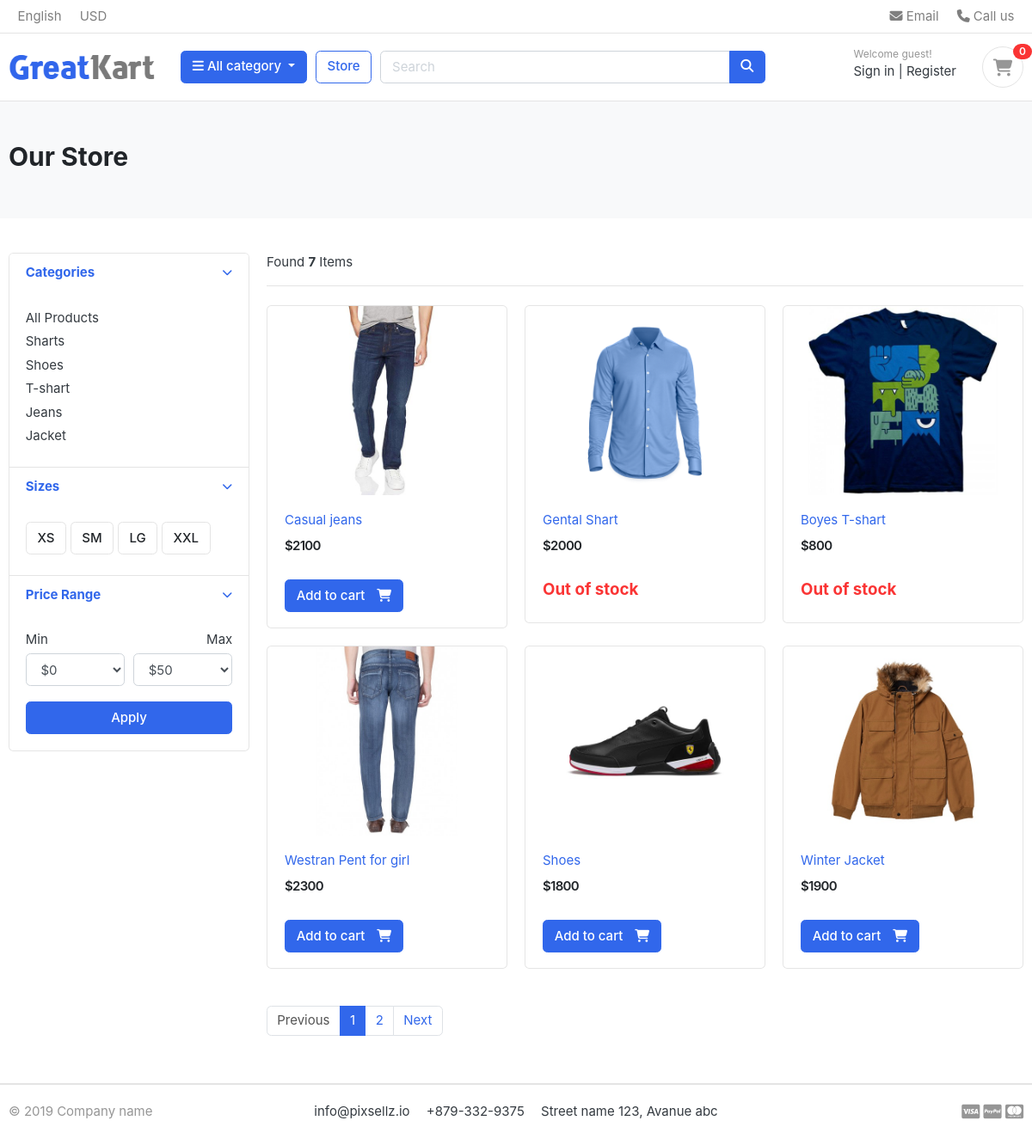
The page /store/ on the database as committed earlier.
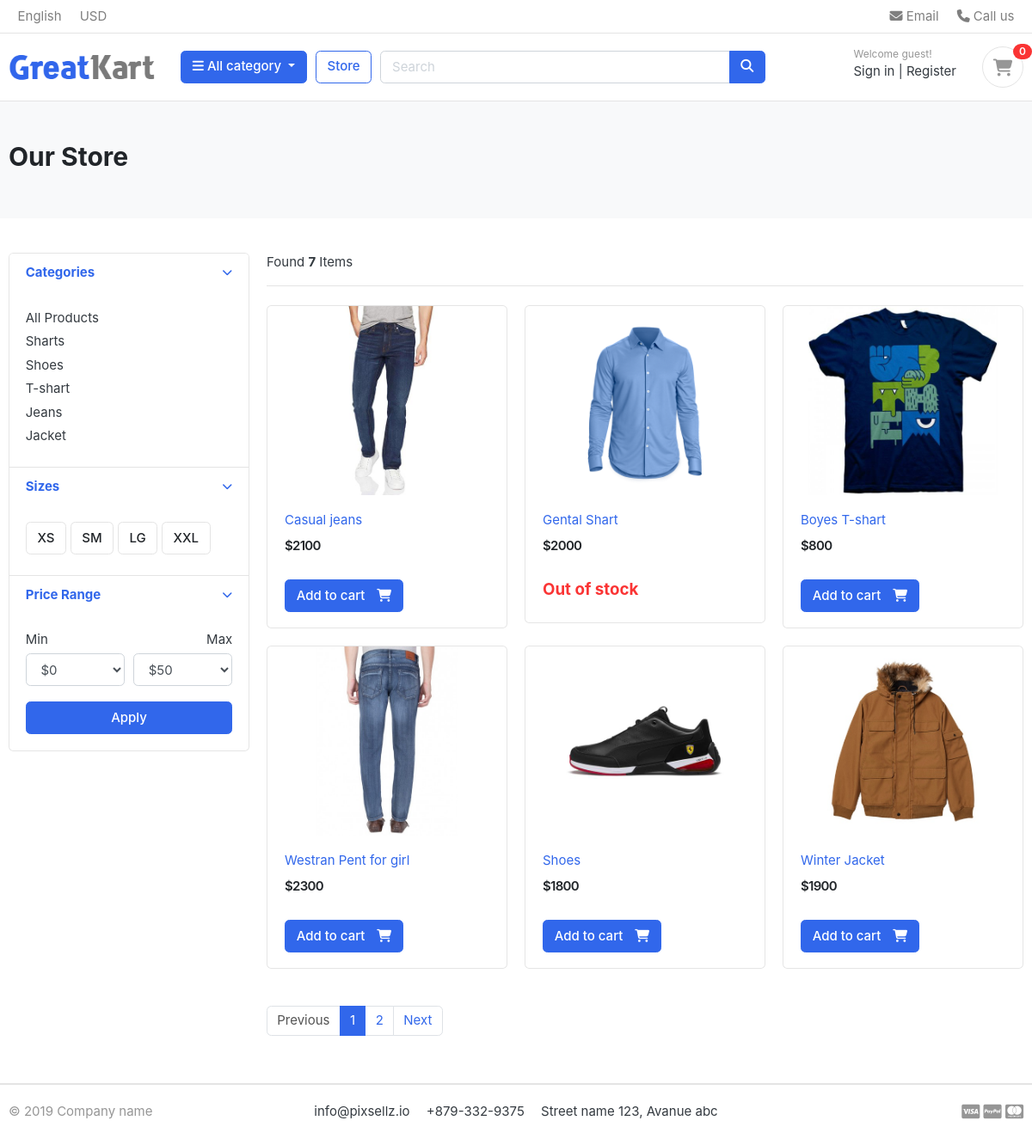
The same page on the database as committed later.
### category/models.py (models this page shows, shortened)
class Category(models.Model):
    category=models.CharField(max_length=100)
    slug=models.SlugField(max_length=100,unique=True)
    description=models.TextField()
    image=models.ImageField(upload_to='photos/categories/',blank=True)
    class Meta:
        verbose_name='category'
    def get_url(self):
        return reverse('products_by',args=[self.slug])

### store/models.py (models this page shows, shortened)
class Product(models.Model):
    product_name=models.CharField(max_length=100,unique=True)
    slug=models.SlugField(max_length=200,unique=True)
    description =models.TextField()
    price=models.IntegerField()
    images=models.ImageField(upload_to='photos/products')
    stock =models.IntegerField()
    is_available =models.BooleanField(default=True)
    category=models.ForeignKey(Category,on_delete=models.CASCADE)
    created_date=models.DateTimeField(auto_now_add=True)
    modifited_date=models.DateTimeField(auto_now=True)
    def get_url(self):
        return reverse('product_detail',args=[self.category.slug , self.slug])

### store/views.py (the view)
# urls.py: path('store/', include('store.urls')),
def store(request,category_slug=None):
    categories=None
    products=None
    if category_slug != None:
        categories =get_object_or_404(Category, slug=category_slug)
        products=Product.objects.filter(category=categories, is_available=True)
        paginator=Paginator(products,3)
        page=request.GET.get('page')
        pages_products=paginator.get_page(page)
        product_count=products.count()
    else:
        products = Product.objects.filter(is_available=True).order_by('id')
        paginator=Paginator(products,6)
        page=request.GET.get('page')
        pages_products=paginator.get_page(page)
        product_count=products.count()
    context = {
        'products': pages_products,
        'product_count':product_count,
    }
    return render(request, 'store/store.html', context)

### carts/context_processore.py (called while the page is built)
def counter(request):
    cart_count=0
    if 'admin' in request.path:
        return {}
    else:
        try:
            cart=Cart.objects.filter(cart_id=_cart_id(request))
            cart_items=CartItem.objects.all().filter(cart=cart[:1])
            for cart_item in cart_items:
                cart_count+=cart_item.quantity
        except Cart.DoesNotExist:
            cart_count=0
        return dict(cart_count=cart_count)

### carts/views.py (called while the page is built)
def _cart_id(request):
    cart = request.session.session_key
    if not cart:
        cart = request.session.create()
    return cart

### category/context_processore.py (called while the page is built)
def menu_links(request):
    links=Category.objects.all()
    return dict(links=links)

### templates/store/store.html (shortened to what this page needs)
{% extends "base.html" %}
{% block content %}
<section class="section-pagetop bg">
  <div class="container">
    {% if 'search' in request.path %}
    <h2 class="title-page">Search Result</h2>
    {% else  %}
    <h2 class="title-page">Our Store</h2>
    {% endif %}
  </div>
</section>
<section class="section-content padding-y">
  <div class="container">
    <div class="row">
      <aside class="col-md-3">
        <div class="card">
          <article class="filter-group">
            <header class="card-header">
              <a href="#" data-toggle="collapse" data-target="#collapse_1" aria-expanded="true">
                <i class="icon-control fa fa-chevron-down"></i>
                <h6 class="title">Categories</h6>
              </a>
            </header>
            <div class="filter-content collapse show" id="collapse_1">
              <div class="card-body">
                <ul class="list-menu">
                  <li><a href="{% url 'store' %}">All Products</a></li>
                  {% for category in links %}
                  <li><a href="{{ category.get_url }}">{{ category.category }}</a></li>
                  {% endfor %}
                </ul>
              </div>
            </div>
          </article>
          <article class="filter-group">
            <header class="card-header">
              <a href="#" data-toggle="collapse" data-target="#collapse_4" aria-expanded="true">
                <i class="icon-control fa fa-chevron-down"></i>
                <h6 class="title">Sizes</h6>
              </a>
            </header>
            <div class="filter-content collapse show" id="collapse_4">
              <div class="card-body">
                <label class="checkbox-btn"><input type="checkbox"><span class="btn btn-light">XS</span></label>
                <label class="checkbox-btn"><input type="checkbox"><span class="btn btn-light">SM</span></label>
                <label class="checkbox-btn"><input type="checkbox"><span class="btn btn-light">LG</span></label>
                <label class="checkbox-btn"><input type="checkbox"><span class="btn btn-light">XXL</span></label>
              </div>
            </div>
          </article>
          <article class="filter-group">
            <header class="card-header">
              <a href="#" data-toggle="collapse" data-target="#collapse_3" aria-expanded="true">
                <i class="icon-control fa fa-chevron-down"></i>
                <h6 class="title">Price Range</h6>
              </a>
            </header>
            <div class="filter-content collapse show" id="collapse_3">
              <div class="card-body">
                <div class="form-row">
                  <div class="form-group col-md-6">
                    <label>Min</label>
                    <select class="mr-2 form-control">
                      <option value="0">$0</option>
                    </select>
                  </div>
                  <div class="form-group text-right col-md-6">
                    <label>Max</label>
                    <select class="mr-2 form-control">
                      <option value="50">$50</option>
                    </select>
                  </div>
                </div>
                <button class="btn btn-block btn-primary">Apply</button>
              </div>
            </div>
          </article>
        </div>
      </aside>
      <main class="col-md-9">
        <header class="border-bottom mb-4 pb-3">
          <div class="form-inline">
            <span class="mr-md-auto">Found <b>{{ product_count }}</b> Items</span>
          </div>
        </header>
        <div class="row">
  {% if products %}
    {% for product in products %}
      <div class="col-md-4">
        <figure class="card card-product-grid">
          <div class="img-wrap">
            <a href="{{ product.get_url }}">
              <img src="{{ product.images.url }}" alt="{{ product.product_name }}">
            </a>
          </div>
          <figcaption class="info-wrap">
            <div class="fix-height">
              <a href="{{ product.get_url }}">{{ product.product_name }}</a>
              <div class="price-wrap mt-2">
                <span class="price">${{ product.price }}</span>
              </div>
            </div>
            {% if product.stock <= 0 %}
              <h5 class="text-danger">Out of stock</h5>
            {% else %}
              <a href="{% url 'add_cart' product.id %}" class="btn btn-primary">
                <span class="text">Add to cart</span>
                <i class="fas fa-shopping-cart"></i>
              </a>
            {% endif %}
          </figcaption>
        </figure>
      </div>
    {% endfor %}
    {% else %}
      <div class="col-12 text-center ">
        <h1>No result found. Please try again.</h1>
      </div>
  {% endif %}
</div>
       <nav class="mt-4" aria-label="Page navigation sample">
  {% if products.has_other_pages %}
  <ul class="pagination">
    {% if products.has_previous %}
    <li class="page-item">
      <a class="page-link" href="?page={{ products.previous_page_number }}">Previous</a>
    </li>
    {% else %}
    <li class="page-item disabled">
      <a class="page-link" href="#">Previous</a>
    </li>
    {% endif %}
    {% for i in products.paginator.page_range %}
      {% if products.number == i %}
      <li class="page-item active">
        <a class="page-link" href="#">{{ i }}</a>
      </li>
      {% else %}
      <li class="page-item">
        <a class="page-link" href="?page={{ i }}">{{ i }}</a>
      </li>
      {% endif %}
    {% endfor %}
    {% if products.has_next %}
    <li class="page-item">
      <a class="page-link" href="?page={{ products.next_page_number }}">Next</a>
    </li>
    {% else %}
    <li class="page-item disabled">
      <a class="page-link" href="#">Next</a>
    </li>
    {% endif %}
  </ul>
  {% endif %}
</nav>
      </main>
    </div>
  </div>
</section>
{% endblock %}

### templates/base.html (shortened to what this page needs)
<!DOCTYPE HTML>
<html lang="en">
{% load static %}
<head>
    <link
      rel="stylesheet"
      href="https://cdnjs.cloudflare.com/ajax/libs/font-awesome/6.5.0/css/all.min.css"
    />
    <link href="{% static 'css/bootstrap.css' %}" rel="stylesheet" type="text/css"/>
    <link href="{% static 'css/ui.css' %}" rel="stylesheet" type="text/css"/>
    <link href="{% static 'css/responsive.css' %}" rel="stylesheet" media="only screen and (max-width: 1200px)" />
</head>
<body>
    {% include 'includes/navber.html' %}
    {% block content %}
    {% endblock %}
    {% include 'includes/footer.html' %}
</body>
</html>

### templates/includes/navber.html (shortened to what this page needs)
{% load static %}
   <header class="section-header">
<nav class="navbar p-md-0 navbar-expand-sm navbar-light border-bottom">
<div class="container">
  <div class="collapse navbar-collapse" id="navbarTop4">
    <ul class="navbar-nav mr-auto">
    	<li class="nav-item dropdown">
		 	<a href="#" class="nav-link">   English </a>
		</li>
		<li class="nav-item dropdown">
			<a href="#" class="nav-link"> USD </a>
		</li>
    </ul>
    <ul class="navbar-nav">
		<li><a href="#" class="nav-link"> <i class="fa fa-envelope"></i> Email </a></li>
		<li><a href="#" class="nav-link"> <i class="fa fa-phone"></i> Call us </a></li>
	</ul>
  </div>
</div>
</nav>
<section class="header-main border-bottom">
	<div class="container">
<div class="row align-items-center">
	<div class="col-lg-2 col-md-3 col-6">
		<a href="{%url 'home'%}" class="brand-wrap">
			<img class="logo" src="{% static "./images/logo.png" %}">
		</a>
	</div>
	<div class="col-lg col-sm col-md col-6 flex-grow-0">
		<div class="category-wrap dropdown d-inline-block float-right">
			<button type="button" class="btn btn-primary dropdown-toggle" data-toggle="dropdown">
				<i class="fa fa-bars"></i> All category
			</button>
		</div>
	</div>
	<a href="{% url 'store' %}" class="btn btn-outline-primary">Store</a>
	<div class="col-lg col-md-6 col-sm-12 col">
    <form action="{% url 'search' %}" method="GET" class="search">
    <div class="input-group w-100">
        <input type="text" class="form-control" name="keyword" placeholder="Search">
        <div class="input-group-append">
            <button class="btn btn-primary" type="submit">
                <i class="fa fa-search"></i>
            </button>
        </div>
    </div>
</form>
</div>
	<div class="col-lg-3 col-sm-6 col-8 order-2 order-lg-3">
				<div class="d-flex justify-content-end mb-3 mb-lg-0">
					<div class="widget-header">
						<small class="title text-muted">Welcome guest!</small>
						<div>
							<a href="./signin.html">Sign in</a> <span class="dark-transp"> | </span>
							<a href="./register.html"> Register</a>
						</div>
					</div>
					<a href="{% url 'cart'%}" class="widget-header pl-3 ml-3">
						<div class="icon icon-sm rounded-circle border"><i class="fa fa-shopping-cart"></i></div>
						<span class="badge badge-pill badge-danger notify">{{cart_count}}</span>
					</a>
				</div>
			</div>
</div>
	</div>
</section>
</header>

### templates/includes/footer.html (shortened to what this page needs)
{% load static %}
<footer class="section-footer border-top">
	<div class="container">
		<section class="footer-bottom border-top row">
			<div class="col-md-2">
				<p class="text-muted"> &copy 2019 Company name </p>
			</div>
			<div class="col-md-8 text-md-center">
				<span  class="px-2">info@pixsellz.io</span>
				<span  class="px-2">+879-332-9375</span>
				<span  class="px-2">Street name 123, Avanue abc</span>
			</div>
			<div class="col-md-2 text-md-right text-muted">
			</div>
		</section>
	</div>
</footer>

### static/css/ui.css (style rules this page uses)
html { font-family: "Inter", sans-serif; font-size: 15px; }
.img-wrap { text-align: center; display: block; }
.img-wrap img { max-width: 100%; }
.price-wrap { letter-spacing: -0.7px; }
.icon-xs, .icon-sm, .icon-md, .icon-lg { display: inline-block; text-align: center; flex-shrink: 0; flex-grow: 0; }
.icon-sm { width: 48px; height: 48px; line-height: 48px !important; font-size: 20px; }
.padding-y { padding-top: 40px; padding-bottom: 40px; }
figure { margin-bottom: 0; }
article:after, .form-group:after { display: block; clear: both; content: ""; }
.bg { background-color: #f8f9fa; }
.title-page { color: #212529; }
p:last-child { margin-bottom: 0; }
.header-main { position: relative; padding-top: 1rem; padding-bottom: 1rem; }
.brand-wrap .logo, .navbar-brand .logo { margin-right: 7px; max-height: 42px; display: inline-block; }
.widget-header { display: inline-block; vertical-align: middle; position: relative; }
.widget-header a { color: #343a40; }
.widget-header i { color: #969696; }
.widget-header .title { display: block; }
.widget-header .notify { position: absolute; top: -3px; right: -10px; }
.footer-bottom { padding-top: 20px; padding-bottom: 20px; }
.btn-light { background-color: #fff; border-color: #e4e4e4; }
.btn .text + i { margin-left: 10px; }
[class*=list-] li:after { visibility: hidden; display: block; content: ""; overflow: hidden; height: 0; clear: both; }
.list-menu { list-style: none; margin: 0; padding-left: 0; }
.list-menu li { margin-bottom: 5px; }
.list-menu a { color: #343a40; }
[class*=card-product] .img-wrap { overflow: hidden; position: relative; }
[class*=card-product] .img-wrap img { height: 100%; max-width: 100%; width: auto; display: inline-block; -o-object-fit: cover; object-fit: cover; }
.card-product-grid { margin-bottom: 20px; }
.card-product-grid .img-wrap { border-radius: 0.2rem 0.2rem 0 0; height: 220px; }
.card-product-grid .info-wrap { overflow: hidden; padding: 18px 20px; }
.card-product-grid .fix-height { height: 80px; overflow: hidden; }
.card .img-wrap { overflow: hidden; }
.notify { position: absolute; top: -4px; right: -10px; display: inline-block; padding: 0.25em 0.6em; font-size: 12px; line-height: 1; text-align: center; border-radius: 3rem; color: #fff; background-color: #fa3434; }
.price { font-weight: 600; color: #212529; }
.icon-control { margin-top: 5px; float: right; font-size: 80%; }
.card-header .title { margin-bottom: 0; line-height: 1.5; }
.filter-group { border-bottom: 1px solid #e4e4e4; }
.filter-group .card-header { border-bottom: 0; }
.filter-group:last-child { border-bottom: 0; }
.checkbox-btn { position: relative; }
.section-pagetop { padding: 45px 0; }

Rows that differ between the two databases and show on the page:
changed Product "Boyes T-shart": stock "Out of stock" → "Add to cart"
